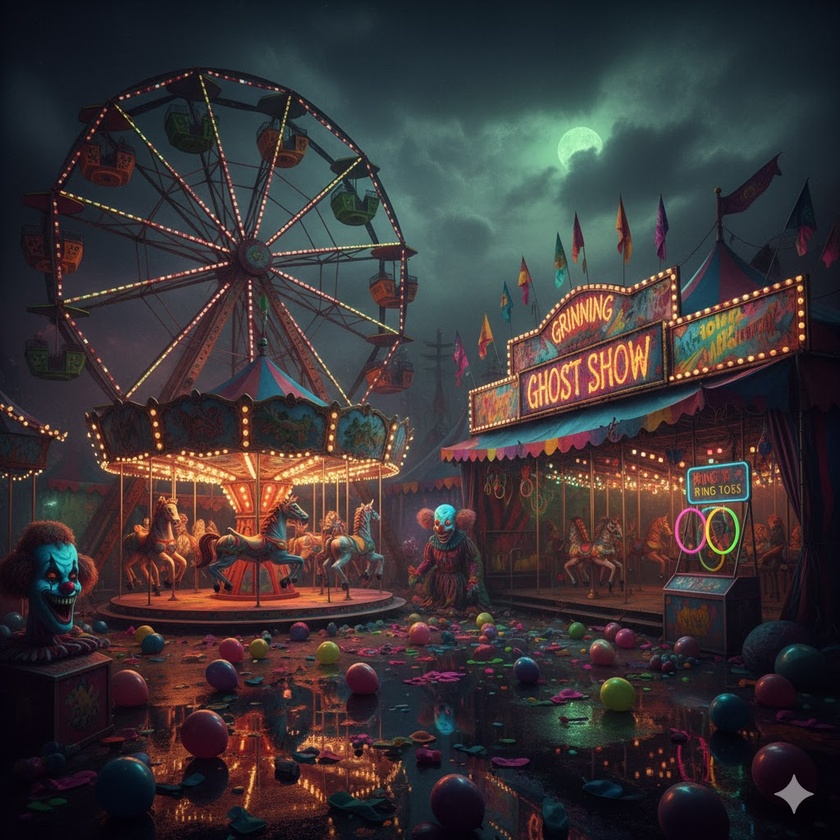
#> input picture ENGR133/python/Week7/notHappyCarnival.jpg, 840 x 840 px, shrunk from 1024 x 1024 before the run, found by its file name
$ jupyter execute --allow-errors imageInfo.ipynb
#> lines starting #> are read from the running program, lines starting #| are printed output that depends on the picture
[cell 1]
# Image stuff
import matplotlib.pyplot as plt
from PIL import Image

image_name = 'notHappyCarnival.jpg'

img = Image.open(image_name)
#> img is the input picture: PIL image 840x840 RGB; mean R, G, B 59.2, 52.6, 54.4

fig, axs = plt.subplots(1, 3, figsize=(15, 5))

axs[0].imshow(img)
axs[1].imshow(img.convert("L")) # Don't forget the cmap
#(This convert is not how you will do it for the project)
axs[2].imshow(img.convert("L"), cmap='gray')

fig.suptitle('A "Carnival"', fontsize=15)
axs[0].set_title('Color')
axs[1].set_title('Greyscale without cmap')
axs[2].set_title('proper greyscale')

plt.tight_layout(rect=[0, 0.03, 1, 0.95])

#plt.tight_layout()

plt.show()
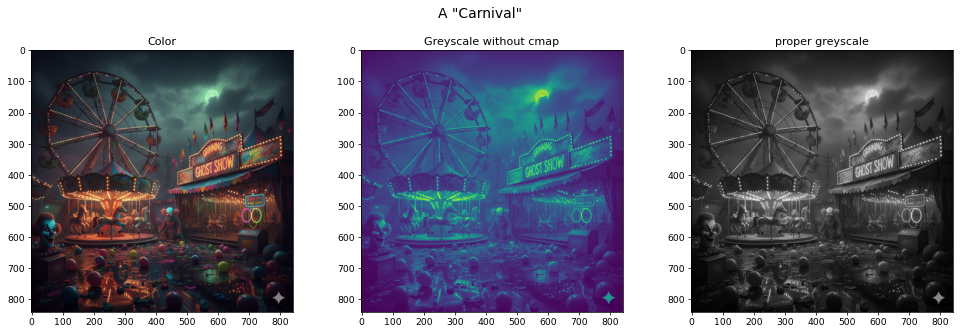
#> figure drawn by matplotlib, 3 panels

[cell 2]
#more Image fun- split color and greyscale
from PIL import Image
import numpy as np
import matplotlib.pyplot as plt

image_name = 'notHappyCarnival.jpg'
img_col = Image.open(image_name)
img_gry = img_col.convert("L")
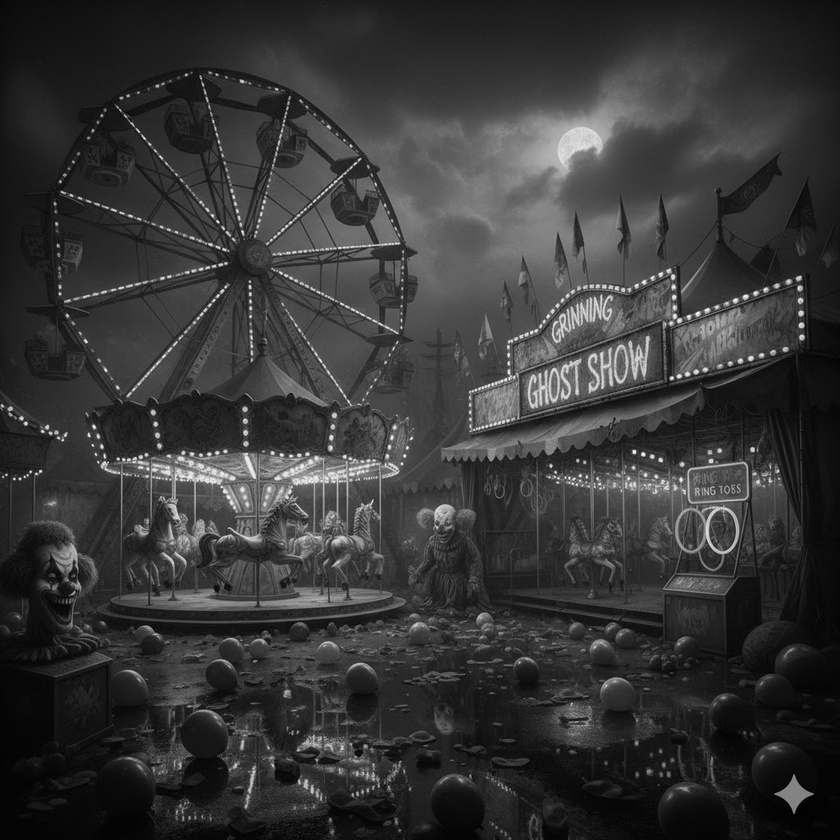
#> img_gry: PIL image 840x840 L; min 1, max 247, mean 54.7

width, height = img_col.size
#> width = 840; height = 840

#integer division with // (whole number at the end no matter what)
#5/2 = 2.5, 5//2 = 2
split_point = width // 2
#> split_point = 420

left_half_col = np.array(img_col.crop((0, 0, split_point, height)))
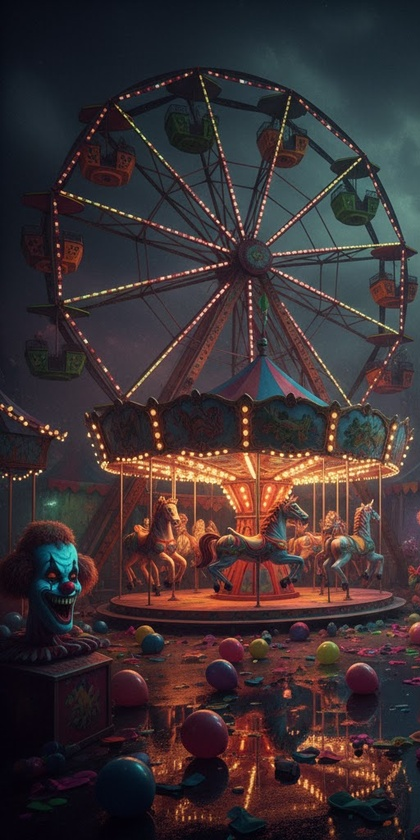
#> left_half_col: shape (840, 420, 3); mean R, G, B 60.6, 49.2, 51.2
right_half_gry = np.array(img_gry.crop((split_point, 0, width, height)))
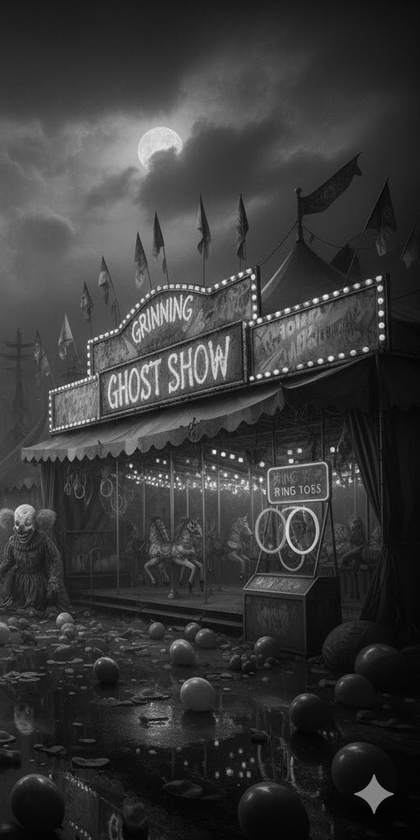
#> right_half_gry: shape (840, 420); min 1, max 246, mean 56.7

#Stacking is like appending, just with full arrays instead
right_half_gry_stack = np.stack([right_half_gry] * 3, axis=2)

#horizontal stack, adds to each row instead of the end
final_image = np.hstack((left_half_col, right_half_gry_stack))
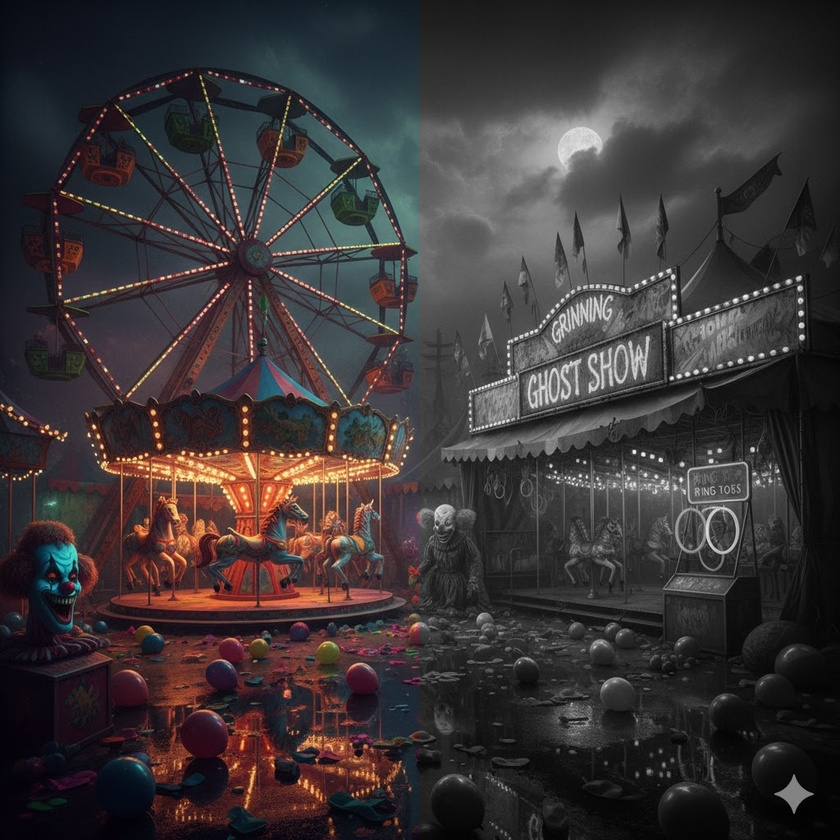
#> final_image: shape (840, 840, 3); mean R, G, B 58.7, 52.9, 53.9

plt.figure(figsize=(12, 6))
plt.imshow(final_image)
plt.title("Color/Grayscale Split Image")
plt.axis('off')
plt.show()
